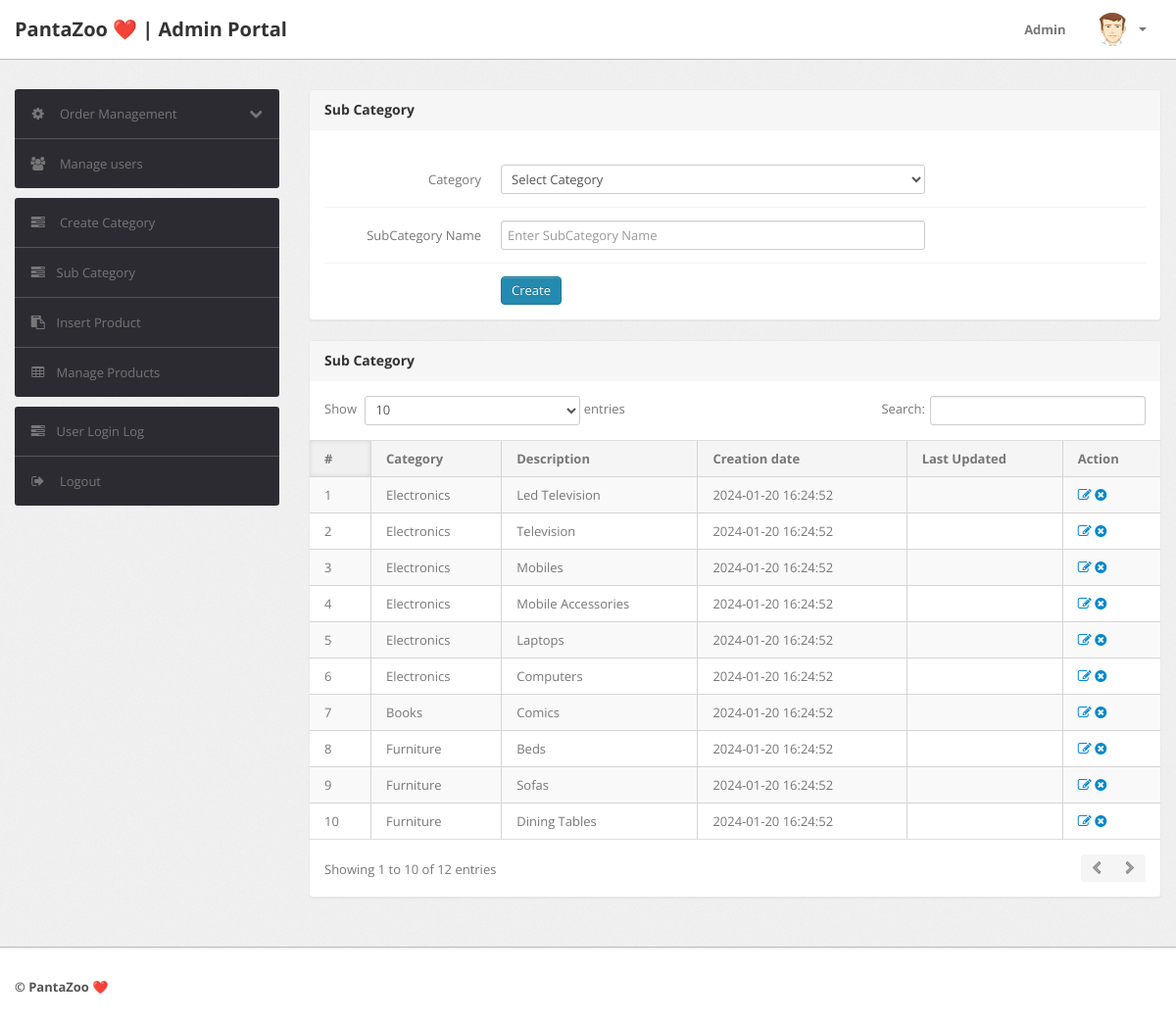
Page /admin/subcategory.php (signed in) on the committed database.
### tables this page shows
CREATE TABLE `subcategory` (
  `id` int(11) NOT NULL,
  `categoryid` int(11) DEFAULT NULL,
  `subcategory` varchar(255) DEFAULT NULL,
  `creationDate` timestamp NULL DEFAULT current_timestamp(),
  `updationDate` varchar(255) DEFAULT NULL
);

CREATE TABLE `category` (
  `id` int(11) NOT NULL,
  `categoryName` varchar(255) DEFAULT NULL,
  `categoryDescription` longtext DEFAULT NULL,
  `creationDate` timestamp NOT NULL DEFAULT current_timestamp(),
  `updationDate` varchar(255) DEFAULT NULL
);

### admin/subcategory.php (the view, shortened to what this page needs)
<?php
include('include/config.php');
if(strlen($_SESSION['alogin'])==0)
	{
header('location:index.php');
}
else{
?>
<!DOCTYPE html>
<html lang="en">
<head>
	<link type="text/css" href="bootstrap/css/bootstrap.min.css" rel="stylesheet">
	<link type="text/css" href="bootstrap/css/bootstrap-responsive.min.css" rel="stylesheet">
	<link type="text/css" href="css/theme.css" rel="stylesheet">
	<link type="text/css" href="images/icons/css/font-awesome.css" rel="stylesheet">
</head>
<body>
<?php include('include/header.php');?>
	<div class="wrapper">
		<div class="container">
			<div class="row">
<?php include('include/sidebar.php');?>
			<div class="span9">
					<div class="content">
						<div class="module">
							<div class="module-head">
								<h3>Sub Category</h3>
							</div>
							<div class="module-body">
									<br />
			<form class="form-horizontal row-fluid" name="subcategory" method="post" >
<div class="control-group">
<label class="control-label" for="basicinput">Category</label>
<div class="controls">
<select name="category" class="span8 tip" required>
<option value="">Select Category</option>
</select>
</div>
</div>
<div class="control-group">
<label class="control-label" for="basicinput">SubCategory Name</label>
<div class="controls">
<input type="text" placeholder="Enter SubCategory Name"  name="subcategory" class="span8 tip" required>
</div>
</div>
	<div class="control-group">
											<div class="controls">
												<button type="submit" name="submit" class="btn btn-primary">Create</button>
											</div>
										</div>
									</form>
							</div>
						</div>
	<div class="module">
							<div class="module-head">
								<h3>Sub Category</h3>
							</div>
							<div class="module-body table">
								<table cellpadding="0" cellspacing="0" border="0" class="datatable-1 table table-bordered table-striped	 display" width="100%">
									<thead>
										<tr>
											<th>#</th>
											<th>Category</th>
											<th>Description</th>
											<th>Creation date</th>
											<th>Last Updated</th>
											<th>Action</th>
										</tr>
									</thead>
									<tbody>
<?php $query=mysqli_query($con,"select subcategory.id,category.categoryName,subcategory.subcategory,subcategory.creationDate,subcategory.updationDate from subcategory join category on category.id=subcategory.categoryid");
$cnt=1;
while($row=mysqli_fetch_array($query))
{
?>
										<tr>
											<td><?php echo htmlentities($cnt);?></td>
											<td><?php echo htmlentities($row['categoryName']);?></td>
											<td><?php echo htmlentities($row['subcategory']);?></td>
											<td> <?php echo htmlentities($row['creationDate']);?></td>
											<td><?php echo htmlentities($row['updationDate']);?></td>
											<td>
											<a href="edit-subcategory.php?id=<?php echo $row['id']?>" ><i class="icon-edit"></i></a>
											<a href="subcategory.php?id=<?php echo $row['id']?>&del=delete" onClick="return confirm('Are you sure you want to delete?')"><i class="icon-remove-sign"></i></a></td>
										</tr>
										<?php $cnt=$cnt+1; } ?>
								</table>
							</div>
						</div>
					</div>
				</div>
			</div>
		</div>
	</div>
<?php include('include/footer.php');?>
</body>
<?php } ?>

### rows in the picture
subcategory: categoryid.categoryName "Electronics", subcategory "Led Television", creationDate "2024-01-20 16:24:52"
subcategory: categoryid.categoryName "Electronics", subcategory "Television", creationDate "2024-01-20 16:24:52"
subcategory: categoryid.categoryName "Electronics", subcategory "Mobiles", creationDate "2024-01-20 16:24:52"
subcategory: categoryid.categoryName "Electronics", subcategory "Mobile Accessories", creationDate "2024-01-20 16:24:52"
subcategory: categoryid.categoryName "Electronics", subcategory "Laptops", creationDate "2024-01-20 16:24:52"
subcategory: categoryid.categoryName "Electronics", subcategory "Computers", creationDate "2024-01-20 16:24:52"
subcategory: categoryid.categoryName "Books", subcategory "Comics", creationDate "2024-01-20 16:24:52"
subcategory: categoryid.categoryName "Furniture", subcategory "Beds", creationDate "2024-01-20 16:24:52"
subcategory: categoryid.categoryName "Furniture", subcategory "Sofas", creationDate "2024-01-20 16:24:52"
subcategory: categoryid.categoryName "Furniture", subcategory "Dining Tables", creationDate "2024-01-20 16:24:52"
